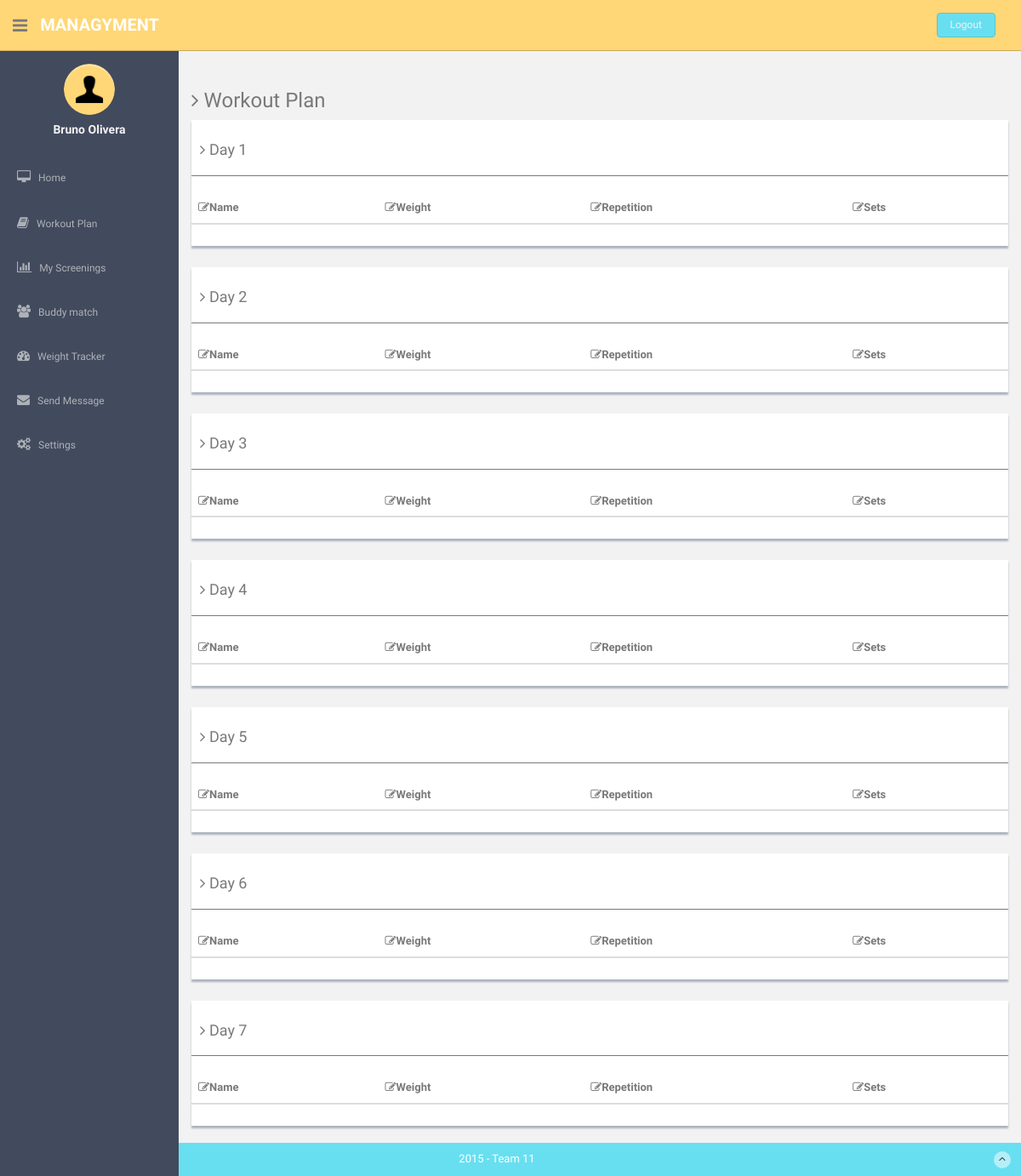
The app's page /workout_plan/ (signed in), older data.
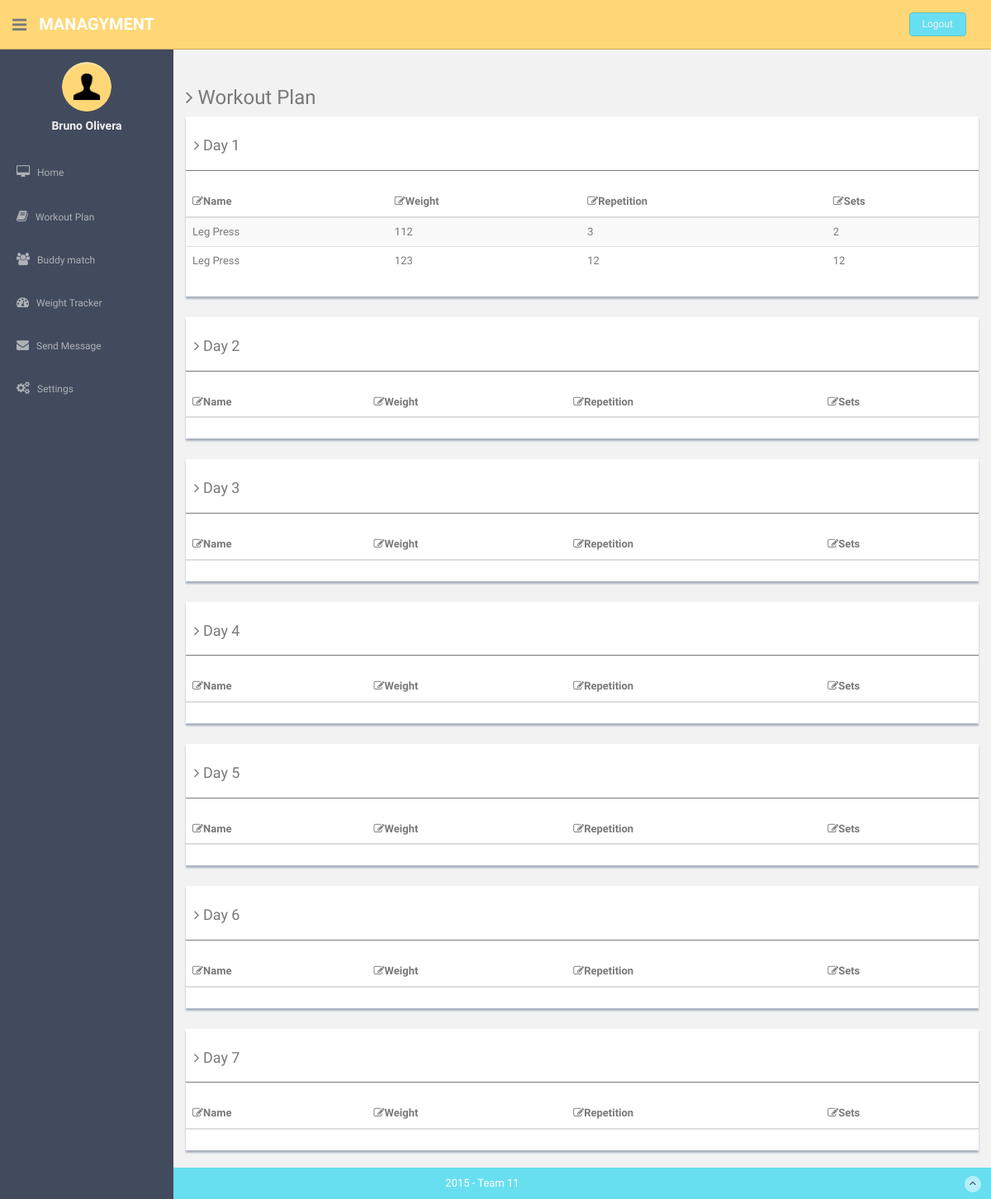
The same page, newer data.
### gym_app/models.py (models this page shows, shortened)
class Exercise(models.Model):
    task = models.ForeignKey(Task)
    weight = models.IntegerField(max_length=4, default = 1)
    repetition = models.IntegerField(max_length=4, default = 1)
    sets = models.IntegerField(max_length=4, default = 1)
    ONE = 1
    TWO = 2
    THREE = 3
    FOUR = 4
    FIVE = 5
    SIX = 6
    SEVEN = 7
    DAYS = (
        (ONE, 'Day 1'),
        (TWO, 'Day 2'),
        (THREE, 'Day 3'),
        (FOUR, 'Day 4'),
        (FIVE, 'Day 5'),
        (SIX, 'Day 6'),
        (SEVEN, 'Day 7'),
    )
    day = models.IntegerField(max_length=7,
                                      choices=DAYS,
                                      default=ONE)

class Task(models.Model):
    name = models.CharField(max_length=32)

### gym_app/views.py (the view)
# urls.py: url(r'^workout_plan/', workout_plan),
@login_required
@user_passes_test(lambda u: u.groups.filter(Q(name='regular') | Q(name='premium')).count() == 1, login_url='/permission_denied/')
def workout_plan(request):
    if request.user.is_superuser:
        group = 'admin';
    else:
        try:
            group = User.objects.get(username=request.user.username).groups.all()[0].name;
        except:
            group = 'none'
    user = User.objects.get(username = request.user.username)
    athlete = Athlete.objects.get(user = request.user)
    exercises_day1 = athlete.workout_plan.exercises.filter( day = 1)
    exercises_day2 = athlete.workout_plan.exercises.filter( day = 2)
    exercises_day3 = athlete.workout_plan.exercises.filter( day = 3)
    exercises_day4 = athlete.workout_plan.exercises.filter( day = 4)
    exercises_day5 = athlete.workout_plan.exercises.filter( day = 5)
    exercises_day6 = athlete.workout_plan.exercises.filter( day = 6)
    exercises_day7 = athlete.workout_plan.exercises.filter( day = 7)
    return render(request,
        'gym_app/workout_plan.html',
        {'day1': exercises_day1, 'day2': exercises_day2, 'day3': exercises_day3, 'day4': exercises_day5, 'day6': exercises_day6, 'day7': exercises_day7, 'group': group})

### templates/gym_app/workout_plan.html (shortened to what the changed rows need)
{% extends 'base.html' %}
{% load staticfiles %}
{% block content%}
  <div class="row">
    <div class="col-md-12">
    <div class="content-panel">
      <table class="table table-striped table-advance table-hover">
        <thead>
          <tr>
            <th><i class=" fa fa-edit"></i>Name</th>
            <th><i class=" fa fa-edit"></i>Weight</th>
            <th><i class=" fa fa-edit"></i>Repetition</th>
            <th><i class=" fa fa-edit"></i>Sets</th>
          </tr>
        </thead>
        <tbody>
          {% for exercise in day1 %}
            <tr>
                <td align="left">{{exercise.task.name}}</td>
                <td align="left">{{exercise.weight}}</td>
                <td align="left">{{exercise.repetition}}</td>
                <td align="left">{{exercise.sets}}</td>
            </tr>
          {% endfor %}
        </tbody>
      </table>
    </div><! --/content-panel -->
    </div>
  </div>
  <div class="row mt">
    <div class="col-md-12">
    <div class="content-panel">
      <table class="table table-striped table-advance table-hover">
        <thead>
          <tr>
            <th><i class=" fa fa-edit"></i>Name</th>
            <th><i class=" fa fa-edit"></i>Weight</th>
            <th><i class=" fa fa-edit"></i>Repetition</th>
            <th><i class=" fa fa-edit"></i>Sets</th>
          </tr>
        </thead>
      </table>
    </div><! --/content-panel -->
    </div>
  </div>
  <div class="row mt">
    <div class="col-md-12">
    <div class="content-panel">
      <table class="table table-striped table-advance table-hover">
        <thead>
          <tr>
            <th><i class=" fa fa-edit"></i>Name</th>
            <th><i class=" fa fa-edit"></i>Weight</th>
            <th><i class=" fa fa-edit"></i>Repetition</th>
            <th><i class=" fa fa-edit"></i>Sets</th>
          </tr>
        </thead>
      </table>
    </div><! --/content-panel -->
    </div>
  </div>
  <div class="row mt">
    <div class="col-md-12">
    <div class="content-panel">
      <table class="table table-striped table-advance table-hover">
        <thead>
          <tr>
            <th><i class=" fa fa-edit"></i>Name</th>
            <th><i class=" fa fa-edit"></i>Weight</th>
            <th><i class=" fa fa-edit"></i>Repetition</th>
            <th><i class=" fa fa-edit"></i>Sets</th>
          </tr>
        </thead>
      </table>
    </div><! --/content-panel -->
    </div>
  </div>
  <div class="row mt">
    <div class="col-md-12">
    <div class="content-panel">
      <table class="table table-striped table-advance table-hover">
        <thead>
          <tr>
            <th><i class=" fa fa-edit"></i>Name</th>
            <th><i class=" fa fa-edit"></i>Weight</th>
            <th><i class=" fa fa-edit"></i>Repetition</th>
            <th><i class=" fa fa-edit"></i>Sets</th>
          </tr>
        </thead>
      </table>
    </div><! --/content-panel -->
    </div>
  </div>
  <div class="row mt">
    <div class="col-md-12">
    <div class="content-panel">
      <table class="table table-striped table-advance table-hover">
        <thead>
          <tr>
            <th><i class=" fa fa-edit"></i>Name</th>
            <th><i class=" fa fa-edit"></i>Weight</th>
            <th><i class=" fa fa-edit"></i>Repetition</th>
            <th><i class=" fa fa-edit"></i>Sets</th>
          </tr>
        </thead>
      </table>
    </div><! --/content-panel -->
    </div>
  </div>
  <div class="row mt">
    <div class="col-md-12">
    <div class="content-panel">
      <table class="table table-striped table-advance table-hover">
        <thead>
          <tr>
            <th><i class=" fa fa-edit"></i>Name</th>
            <th><i class=" fa fa-edit"></i>Weight</th>
            <th><i class=" fa fa-edit"></i>Repetition</th>
            <th><i class=" fa fa-edit"></i>Sets</th>
          </tr>
        </thead>
      </table>
    </div><! --/content-panel -->
    </div>
  </div>
{% endblock %}

### templates/base.html (shortened to what the changed rows need)
<!DOCTYPE html>
{% load staticfiles %}
<html lang="en">
  <head>
    <link href="{% static "css/bootstrap.css" %}" rel="stylesheet">
    <link href="{% static "font-awesome/css/font-awesome.css" %}" rel="stylesheet">
    <link href="{% static "css/zabuto_calendar.css" %}" rel="stylesheet">
    <link href="{% static "js/gritter/css/jquery.gritter.css" %}" rel="stylesheet">
    <link href="{% static "lineicons/style.css" %}" rel="stylesheet">
    <link href="{% static "css/style.css" %}" rel="stylesheet">
    <link href="{% static "css/style-responsive.css" %}" rel="stylesheet">
  </head>
  <body>
  <section id="container" >
      {% if user.is_authenticated %}
      <aside>
          <div id="sidebar"  class="nav-collapse ">
              <ul class="sidebar-menu" id="nav-accordion">
                  {% if group == "premium" or group == "regular" %}
                    {% if group == "premium" %}
                    <li class="sub-menu">
                      <a href="/screenings/" >
                          <i class="fa fa-bar-chart-o"></i>
                          <span>My Screenings</span>
                      </a>
                    </li>
                    {% endif %}
                  {% endif %}
              </ul>
          </div>
      </aside>
      {% endif %}
      <section id="main-content">
          <section class="wrapper site-min-height">
          	<div class="row mt">
          		<div class="col-lg-12">
          		{% block content %}
              {% endblock %}
          		</div>
          	</div>
		</section><! --/wrapper -->
      </section>
  </section>
  </body>
</html>

Row changes from the older to the newer data that the page shows:
added Exercise: task.name "Leg Press", weight "112", repetition "3", sets "2"
added Exercise: task.name "Leg Press", weight "123", repetition "12", sets "12"
Text that changed along with them:
text no longer shown: "My Screenings"
